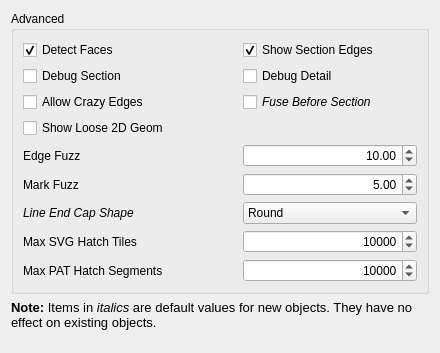
<?xml version="1.0" encoding="UTF-8"?>
<ui version="4.0">
 <class>TechDrawGui::DlgPrefsTechDrawAdvancedImp</class>
 <widget class="QWidget" name="TechDrawGui::DlgPrefsTechDrawAdvancedImp">
  <property name="geometry">
   <rect>
    <x>0</x>
    <y>0</y>
    <width>440</width>
    <height>353</height>
   </rect>
  </property>
  <property name="windowTitle">
   <string>Advanced</string>
  </property>
  <layout class="QVBoxLayout" name="verticalLayout_2">
   <item>
    <widget class="QGroupBox" name="gbDim">
     <property name="sizePolicy">
      <sizepolicy hsizetype="Preferred" vsizetype="Preferred">
       <horstretch>0</horstretch>
       <verstretch>0</verstretch>
      </sizepolicy>
     </property>
     <property name="minimumSize">
      <size>
       <width>0</width>
       <height>0</height>
      </size>
     </property>
     <property name="baseSize">
      <size>
       <width>0</width>
       <height>0</height>
      </size>
     </property>
     <property name="title">
      <string>Advanced</string>
     </property>
     <layout class="QVBoxLayout" name="verticalLayout">
      <item>
       <layout class="QGridLayout" name="gridLayout" columnstretch="1,0,0">
        <item row="0" column="0">
         <widget class="Gui::PrefCheckBox" name="cbDetectFaces">
          <property name="sizePolicy">
           <sizepolicy hsizetype="Preferred" vsizetype="Preferred">
            <horstretch>0</horstretch>
            <verstretch>0</verstretch>
           </sizepolicy>
          </property>
          <property name="toolTip">
           <string extracomment="ToolTip">If checked, TechDraw will attempt to build faces using the
line segments returned by the hidden line removal algorithm.
Faces must be detected in order to use hatching, but there
can be a performance penalty in complex models.</string>
          </property>
          <property name="text">
           <string>Detect Faces</string>
          </property>
          <property name="checked">
           <bool>true</bool>
          </property>
          <property name="prefEntry" stdset="0">
           <cstring>HandleFaces</cstring>
          </property>
          <property name="prefPath" stdset="0">
           <cstring>/Mod/TechDraw/General</cstring>
          </property>
         </widget>
        </item>
        <item row="0" column="2">
         <widget class="Gui::PrefCheckBox" name="cbShowSectionEdges">
          <property name="sizePolicy">
           <sizepolicy hsizetype="Preferred" vsizetype="Preferred">
            <horstretch>0</horstretch>
            <verstretch>0</verstretch>
           </sizepolicy>
          </property>
          <property name="minimumSize">
           <size>
            <width>0</width>
            <height>20</height>
           </size>
          </property>
          <property name="toolTip">
           <string extracomment="ToolTip">Highlights border of section cut in section views</string>
          </property>
          <property name="text">
           <string>Show Section Edges</string>
          </property>
          <property name="checked">
           <bool>true</bool>
          </property>
          <property name="prefEntry" stdset="0">
           <cstring>ShowSectionEdges</cstring>
          </property>
          <property name="prefPath" stdset="0">
           <cstring>/Mod/TechDraw/General</cstring>
          </property>
         </widget>
        </item>
        <item row="1" column="0">
         <widget class="Gui::PrefCheckBox" name="cbDebugSection">
          <property name="sizePolicy">
           <sizepolicy hsizetype="Preferred" vsizetype="Preferred">
            <horstretch>0</horstretch>
            <verstretch>0</verstretch>
           </sizepolicy>
          </property>
          <property name="toolTip">
           <string extracomment="ToolTip">Dump intermediate results during Section view processing</string>
          </property>
          <property name="text">
           <string>Debug Section</string>
          </property>
          <property name="prefEntry" stdset="0">
           <cstring>debugSection</cstring>
          </property>
          <property name="prefPath" stdset="0">
           <cstring>Mod/TechDraw/debug</cstring>
          </property>
         </widget>
        </item>
        <item row="1" column="2">
         <widget class="Gui::PrefCheckBox" name="cbDebugDetail">
          <property name="sizePolicy">
           <sizepolicy hsizetype="Preferred" vsizetype="Preferred">
            <horstretch>0</horstretch>
            <verstretch>0</verstretch>
           </sizepolicy>
          </property>
          <property name="minimumSize">
           <size>
            <width>0</width>
            <height>20</height>
           </size>
          </property>
          <property name="toolTip">
           <string extracomment="ToolTip">Dump intermediate results during Detail view processing</string>
          </property>
          <property name="text">
           <string>Debug Detail</string>
          </property>
          <property name="prefEntry" stdset="0">
           <cstring>debugDetail</cstring>
          </property>
          <property name="prefPath" stdset="0">
           <cstring>Mod/TechDraw/debug</cstring>
          </property>
         </widget>
        </item>
        <item row="2" column="0">
         <widget class="Gui::PrefCheckBox" name="cbCrazyEdges">
          <property name="sizePolicy">
           <sizepolicy hsizetype="Preferred" vsizetype="Preferred">
            <horstretch>0</horstretch>
            <verstretch>0</verstretch>
           </sizepolicy>
          </property>
          <property name="toolTip">
           <string extracomment="ToolTip">Include edges with unexpected geometry (zero length etc.) in results</string>
          </property>
          <property name="text">
           <string>Allow Crazy Edges</string>
          </property>
          <property name="prefEntry" stdset="0">
           <cstring>allowCrazyEdge</cstring>
          </property>
          <property name="prefPath" stdset="0">
           <cstring>Mod/TechDraw/debug</cstring>
          </property>
         </widget>
        </item>
        <item row="2" column="1">
         <spacer name="horizontalSpacer">
          <property name="orientation">
           <enum>Qt::Horizontal</enum>
          </property>
          <property name="sizeHint" stdset="0">
           <size>
            <width>40</width>
            <height>20</height>
           </size>
          </property>
         </spacer>
        </item>
        <item row="2" column="2">
         <widget class="Gui::PrefCheckBox" name="cbFuseBeforeSection">
          <property name="sizePolicy">
           <sizepolicy hsizetype="Preferred" vsizetype="Preferred">
            <horstretch>0</horstretch>
            <verstretch>0</verstretch>
           </sizepolicy>
          </property>
          <property name="minimumSize">
           <size>
            <width>0</width>
            <height>20</height>
           </size>
          </property>
          <property name="font">
           <font>
            <italic>true</italic>
           </font>
          </property>
          <property name="toolTip">
           <string extracomment="ToolTip">Perform a fuse operation on input shape(s) before Section view processing</string>
          </property>
          <property name="text">
           <string>Fuse Before Section</string>
          </property>
          <property name="prefEntry" stdset="0">
           <cstring>SectionFuseFirst</cstring>
          </property>
          <property name="prefPath" stdset="0">
           <cstring>Mod/TechDraw/General</cstring>
          </property>
         </widget>
        </item>
        <item row="3" column="0">
         <widget class="Gui::PrefCheckBox" name="cbShowLoose">
          <property name="minimumSize">
           <size>
            <width>0</width>
            <height>20</height>
           </size>
          </property>
          <property name="toolTip">
           <string extracomment="ToolTip">Include 2D Objects in projection</string>
          </property>
          <property name="text">
           <string>Show Loose 2D Geom</string>
          </property>
          <property name="checked">
           <bool>false</bool>
          </property>
          <property name="prefEntry" stdset="0">
           <cstring>ShowLoose2d</cstring>
          </property>
          <property name="prefPath" stdset="0">
           <cstring>Mod/TechDraw/General</cstring>
          </property>
         </widget>
        </item>
       <item row="4" column="0">
         <widget class="QLabel" name="label_5">
          <property name="minimumSize">
           <size>
            <width>0</width>
            <height>0</height>
           </size>
          </property>
          <property name="baseSize">
           <size>
            <width>0</width>
            <height>0</height>
           </size>
          </property>
          <property name="text">
           <string>Edge Fuzz</string>
          </property>
         </widget>
        </item>
        <item row="4" column="2">
         <widget class="Gui::PrefDoubleSpinBox" name="pdsbEdgeFuzz">
          <property name="sizePolicy">
           <sizepolicy hsizetype="Preferred" vsizetype="Preferred">
            <horstretch>0</horstretch>
            <verstretch>0</verstretch>
           </sizepolicy>
          </property>
          <property name="minimumSize">
           <size>
            <width>174</width>
            <height>0</height>
           </size>
          </property>
          <property name="baseSize">
           <size>
            <width>0</width>
            <height>0</height>
           </size>
          </property>
          <property name="toolTip">
           <string extracomment="ToolTip">Size of selection area around edges
Each unit is approx. 0.1 mm wide</string>
          </property>
          <property name="statusTip">
           <string/>
          </property>
          <property name="alignment">
           <set>Qt::AlignRight|Qt::AlignTrailing|Qt::AlignVCenter</set>
          </property>
          <property name="value">
           <double>10.000000000000000</double>
          </property>
          <property name="prefEntry" stdset="0">
           <cstring>EdgeFuzz</cstring>
          </property>
          <property name="prefPath" stdset="0">
           <cstring>Mod/TechDraw/General</cstring>
          </property>
         </widget>
        </item>
        <item row="5" column="0">
         <widget class="QLabel" name="label_4">
          <property name="minimumSize">
           <size>
            <width>0</width>
            <height>0</height>
           </size>
          </property>
          <property name="text">
           <string>Mark Fuzz</string>
          </property>
         </widget>
        </item>
        <item row="5" column="2">
         <widget class="Gui::PrefDoubleSpinBox" name="pdsbMarkFuzz">
          <property name="sizePolicy">
           <sizepolicy hsizetype="Preferred" vsizetype="Preferred">
            <horstretch>0</horstretch>
            <verstretch>0</verstretch>
           </sizepolicy>
          </property>
          <property name="minimumSize">
           <size>
            <width>174</width>
            <height>0</height>
           </size>
          </property>
          <property name="baseSize">
           <size>
            <width>0</width>
            <height>0</height>
           </size>
          </property>
          <property name="toolTip">
           <string extracomment="ToolTip">Selection area around center marks
Each unit is approx. 0.1 mm wide</string>
          </property>
          <property name="statusTip">
           <string/>
          </property>
          <property name="alignment">
           <set>Qt::AlignRight|Qt::AlignTrailing|Qt::AlignVCenter</set>
          </property>
          <property name="value">
           <double>5.000000000000000</double>
          </property>
          <property name="prefEntry" stdset="0">
           <cstring>MarkFuzz</cstring>
          </property>
          <property name="prefPath" stdset="0">
           <cstring>Mod/TechDraw/General</cstring>
          </property>
         </widget>
        </item>
        <item row="6" column="0">
         <widget class="QLabel" name="label_7">
          <property name="font">
           <font>
            <italic>true</italic>
           </font>
          </property>
          <property name="text">
           <string>Line End Cap Shape</string>
          </property>
         </widget>
        </item>
        <item row="6" column="2">
         <widget class="Gui::PrefComboBox" name="cbEndCap">
          <property name="sizePolicy">
           <sizepolicy hsizetype="Preferred" vsizetype="Preferred">
            <horstretch>0</horstretch>
            <verstretch>0</verstretch>
           </sizepolicy>
          </property>
          <property name="minimumSize">
           <size>
            <width>0</width>
            <height>20</height>
           </size>
          </property>
          <property name="font">
           <font>
            <italic>false</italic>
           </font>
          </property>
          <property name="toolTip">
           <string extracomment="ToolTip">Shape of line end caps.
Only change unless you know what you are doing!</string>
          </property>
          <property name="prefEntry" stdset="0">
           <cstring>EdgeCapStyle</cstring>
          </property>
          <property name="prefPath" stdset="0">
           <cstring>Mod/TechDraw/General</cstring>
          </property>
          <item>
           <property name="text">
            <string>Round</string>
           </property>
          </item>
          <item>
           <property name="text">
            <string>Square</string>
           </property>
          </item>
          <item>
           <property name="text">
            <string>Flat</string>
           </property>
          </item>
         </widget>
        </item>
        <item row="7" column="0">
         <widget class="QLabel" name="label">
          <property name="text">
           <string>Max SVG Hatch Tiles</string>
          </property>
         </widget>
        </item>
        <item row="7" column="2">
         <widget class="Gui::PrefSpinBox" name="sbMaxTiles">
          <property name="minimumSize">
           <size>
            <width>0</width>
            <height>20</height>
           </size>
          </property>
          <property name="toolTip">
           <string extracomment="ToolTip">Limit of 64x64 pixel SVG tiles used to hatch a single face.
For large scalings you might get an error about to many SVG tiles.
Then you need to increase the tile limit.</string>
          </property>
          <property name="alignment">
           <set>Qt::AlignRight</set>
          </property>
          <property name="minimum">
           <number>1</number>
          </property>
          <property name="maximum">
           <number>1000000</number>
          </property>
          <property name="singleStep">
           <number>100</number>
          </property>
          <property name="value">
           <number>10000</number>
          </property>
          <property name="prefEntry" stdset="0">
           <cstring>MaxSVGTile</cstring>
          </property>
          <property name="prefPath" stdset="0">
           <cstring>Mod/TechDraw/Decorations</cstring>
          </property>
         </widget>
        </item>
        <item row="8" column="0">
         <widget class="QLabel" name="label_2">
          <property name="text">
           <string>Max PAT Hatch Segments</string>
          </property>
         </widget>
        </item>
        <item row="8" column="2">
         <widget class="Gui::PrefSpinBox" name="sbMaxPat">
          <property name="minimumSize">
           <size>
            <width>0</width>
            <height>20</height>
           </size>
          </property>
          <property name="toolTip">
           <string extracomment="ToolTip">Maximum hatch line segments to use
when hatching a face with a PAT pattern</string>
          </property>
          <property name="alignment">
           <set>Qt::AlignRight</set>
          </property>
          <property name="minimum">
           <number>1</number>
          </property>
          <property name="maximum">
           <number>1000000</number>
          </property>
          <property name="singleStep">
           <number>100</number>
          </property>
          <property name="value">
           <number>10000</number>
          </property>
          <property name="prefEntry" stdset="0">
           <cstring>MaxSeg</cstring>
          </property>
          <property name="prefPath" stdset="0">
           <cstring>Mod/TechDraw/PAT</cstring>
          </property>
         </widget>
        </item>
        </layout>
      </item>
     </layout>
    </widget>
   </item>
   <item>
    <widget class="QLabel" name="label_17">
     <property name="font">
      <font>
       <pointsize>10</pointsize>
       <italic>false</italic>
      </font>
     </property>
     <property name="text">
      <string>&lt;html&gt;&lt;head/&gt;&lt;body&gt;&lt;p&gt;&lt;span style=" font-weight:600;"&gt;Note:&lt;/span&gt; Items in &lt;span style=" font-style:italic;"&gt;italics&lt;/span&gt; are default values for new objects. They have no effect on existing objects.&lt;/p&gt;&lt;/body&gt;&lt;/html&gt;</string>
     </property>
     <property name="textFormat">
      <enum>Qt::RichText</enum>
     </property>
     <property name="wordWrap">
      <bool>true</bool>
     </property>
    </widget>
   </item>
   <item>
    <spacer name="verticalSpacer">
     <property name="orientation">
      <enum>Qt::Vertical</enum>
     </property>
     <property name="sizeHint" stdset="0">
      <size>
       <width>17</width>
       <height>1</height>
      </size>
     </property>
    </spacer>
   </item>
  </layout>
 </widget>
 <customwidgets>
  <customwidget>
   <class>Gui::PrefSpinBox</class>
   <extends>QSpinBox</extends>
   <header>Gui/PrefWidgets.h</header>
  </customwidget>
  <customwidget>
   <class>Gui::PrefCheckBox</class>
   <extends>QCheckBox</extends>
   <header>Gui/PrefWidgets.h</header>
  </customwidget>
  <customwidget>
   <class>Gui::PrefComboBox</class>
   <extends>QComboBox</extends>
   <header>Gui/PrefWidgets.h</header>
  </customwidget>
  <customwidget>
   <class>Gui::PrefDoubleSpinBox</class>
   <extends>QDoubleSpinBox</extends>
   <header>Gui/PrefWidgets.h</header>
  </customwidget>
 </customwidgets>
 <resources/>
 <connections/>
</ui>
